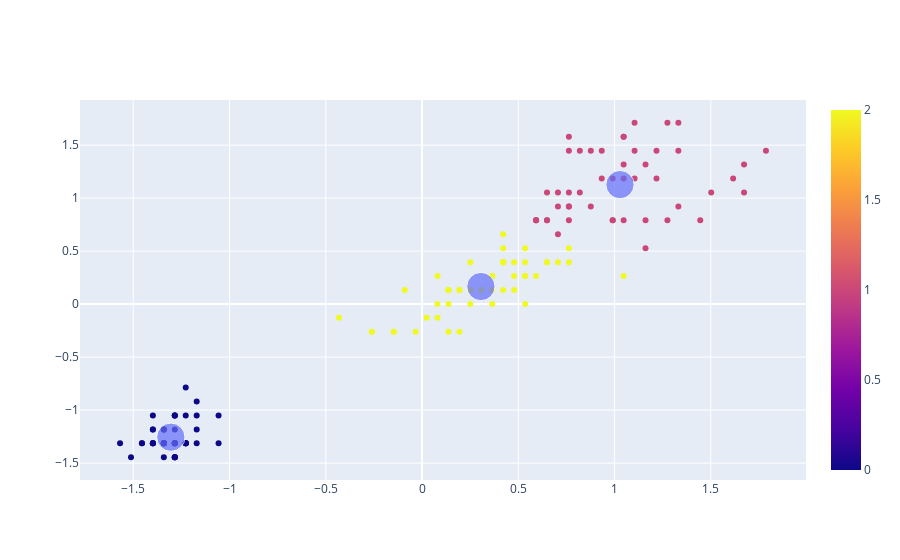

Here is the notebook cell this chart was saved with:
### Markdown cell above
Grafico de agrupamento das caracteristicas do tamanho e comprimento das petalas

### Code cell
grafico_petala = px.scatter(x= x_petalas[: ,0], y = x_petalas[:,1], color= label_cluster_petala)
grafico_centroide_petala = px.scatter(x= centroides_petala[:,0], y= centroides_petala[:,1], size= [7,7,7])
grafico_final_petala = go.Figure(data= grafico_petala.data + grafico_centroide_petala.data)
grafico_final_petala.show()

### Figure 1 — Plotly figure (JSON) as saved in the notebook; plotly's stock layout.template omitted (floating-point values rounded to 4 significant figures; data arrays with more than 128 entries replaced by an {"elided": "..."} marker saying what was removed)
{"data": [{"hovertemplate": "x=%{x}<br>y=%{y}<br>color=%{marker.color}<extra></extra>", "legendgroup": "", "marker": {"color": {"elided": "150 int values"}, "coloraxis": "coloraxis", "symbol": "circle"}, "mode": "markers", "name": "", "orientation": "v", "showlegend": false, "type": "scatter", "x": {"elided": "150 float values"}, "xaxis": "x", "y": {"elided": "150 float values"}, "yaxis": "y"}, {"hovertemplate": "x=%{x}<br>y=%{y}<br>size=%{marker.size}<extra></extra>", "legendgroup": "", "marker": {"color": "#636efa", "size": [7, 7, 7], "sizemode": "area", "sizeref": 0.0175, "symbol": "circle"}, "mode": "markers", "name": "", "orientation": "v", "showlegend": false, "type": "scatter", "x": [-1.305, 1.028, 0.3056], "xaxis": "x", "y": [-1.255, 1.127, 0.1661], "yaxis": "y"}], "layout": {}}
